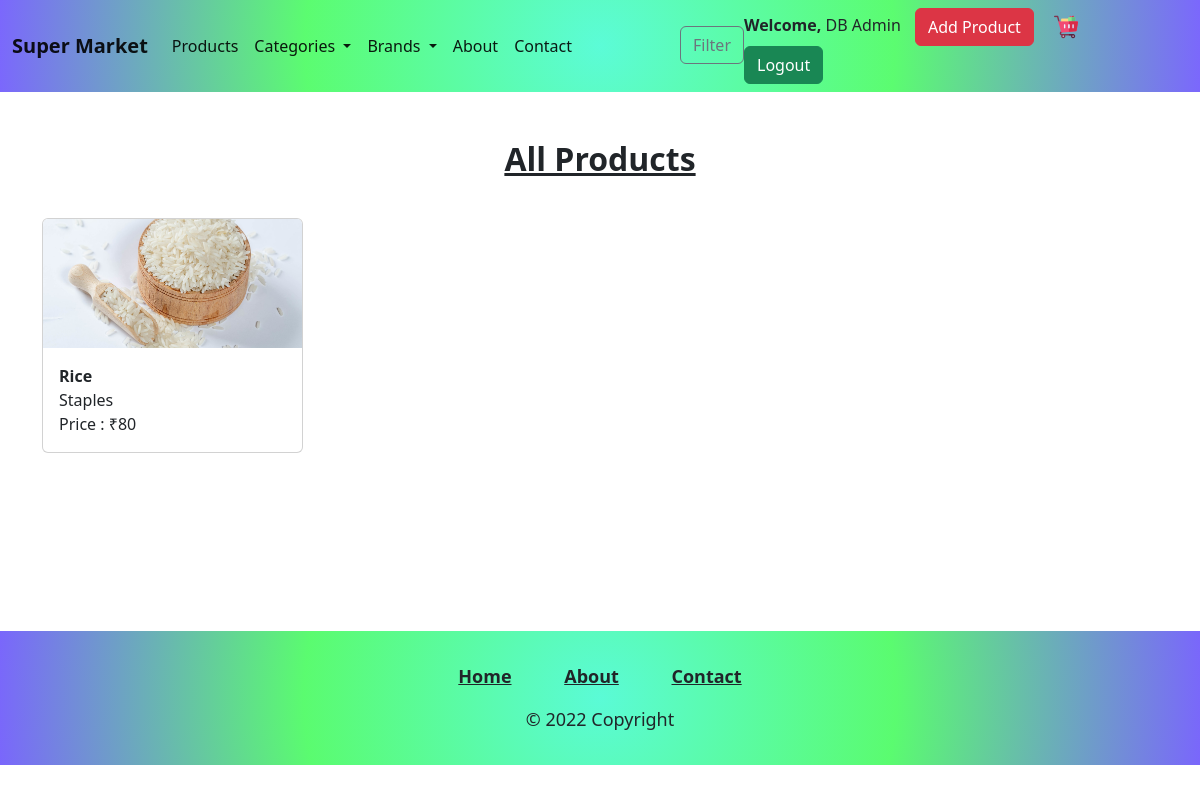
The page /products.php (signed in) on the database its author committed.
### tables this page shows
CREATE TABLE `products` (
  `id` int(11) NOT NULL,
  `name` varchar(255) NOT NULL,
  `description` varchar(255) NOT NULL,
  `category` varchar(255) NOT NULL,
  `brand` varchar(255) NOT NULL,
  `price` int(11) NOT NULL,
  `img_path` varchar(255) NOT NULL
);

### products.php (the view, shortened to what this page needs)
<!DOCTYPE html>
<html lang="en">
<head>
    <link href="https://cdn.jsdelivr.net/npm/bootstrap@5.2.1/dist/css/bootstrap.min.css" rel="stylesheet">
    <link rel="stylesheet" href="assets/css/style.css">
    <link rel="stylesheet" href="assets/css/home.css">
</head>
<body>
    <?php include 'includes/login-navbar.php' ?>
    <div class="container">
        <?php
        $cate = isset($_GET['category']);
        $bran = isset($_GET['brand']);
        if (isset($_POST['category']) && isset($_POST['brand'])) {
        ?>
            <h2 class="text-center fw-bolder text-decoration-underline mt-5 mb-3"><?php echo $_POST['brand']; ?> in <?php echo $_POST['category']; ?></h2>
            <div class="row">
                <?php
                $categ = $_POST['category'];
                $brand = $_POST['brand'];
                $query = "SELECT * FROM products WHERE brand='$brand' and category='$categ'";
                $result = mysqli_query($con, $query) or die($mysqli_error($con));
                $num = mysqli_num_rows($result);
                if ($num == 0) {
                ?>
                    <script>
                        window.alert("No Products Found");
                        location.href = "products.php";
                    </script>
                <?php
                }
                while ($row = mysqli_fetch_array($result)) {
                ?>
                    <div class="col-md-4 col-6 col-xl-3 col-sm-6 mb-4 mt-4 col-xxl-2">
                        <a href="product_desc.php?id=<?php echo $row['id']; ?>" class="text-decoration-none text-dark">
                            <div class="card" style="width: 100%; ">
                                <img src="<?php echo $row['img_path'] ?>" class="card-img-top" alt="..." style="height: 129px; width: 100%; object-fit: cover;">
                                <div class="card-body">
                                    <p class="card-title fw-bold mb-0 pb-0"><?php echo $row['name']; ?></p>
                                    <div class="mt-0 pt-0">
                                        <p class="m-0 p-0"><?php echo $row['category']; ?></p>
                                        <p class="m-0 p-0"> Price : ₹<?php echo $row['price']; ?></p>
                                    </div>
                                </div>
                            </div>
                        </a>
                    </div>
                <?php
                }
                ?>
            </div>
        <?php
        } elseif (!$cate && !$bran) {
        ?>
            <h2 class="text-center fw-bolder text-decoration-underline mt-5 mb-3">All Products</h2>
            <div class="row">
                <?php
                $query = "SELECT * FROM products";
                $result = mysqli_query($con, $query) or die($mysqli_error($con));
                $num = mysqli_num_rows($result);
                ?>
                <?php
                while ($row = mysqli_fetch_array($result)) {
                ?>
                    <div class="col-md-4 col-6 col-xl-3 col-sm-6 mb-4 mt-4 col-xxl-2">
                        <a href="product_desc.php?id=<?php echo $row['id']; ?>" class="text-decoration-none text-dark">
                            <div class="card" style="width: 100%; ">
                                <img src="<?php echo $row['img_path'] ?>" class="card-img-top" alt="..." style="height: 129px; width: 100%; object-fit: cover;">
                                <div class="card-body">
                                    <p class="card-title fw-bold mb-0 pb-0"><?php echo $row['name']; ?></p>
                                    <div class="mt-0 pt-0">
                                        <p class="m-0 p-0"><?php echo $row['category']; ?></p>
                                        <p class="m-0 p-0"> Price : ₹<?php echo $row['price']; ?></p>
                                    </div>
                                </div>
                            </div>
                        </a>
                    </div>
                <?php
                }
                ?>
            </div>
        <?php
        }
        if ($num < 7) {
        ?>
            <div class="row justify-content-center align-items-center" style="height: 19.2vh;"></div>
        <?php
        }
        ?>
    </div>
    <?php include 'includes/login-footer.php' ?>
</body>
</html>

### rows shown on the page
products: img_path (picture), name "Rice", category "Staples", price "80"

### other values the page prints
$_SESSION['name'] "DB Admin"
